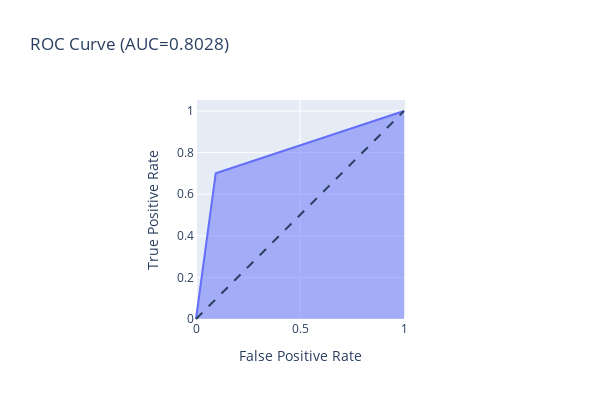
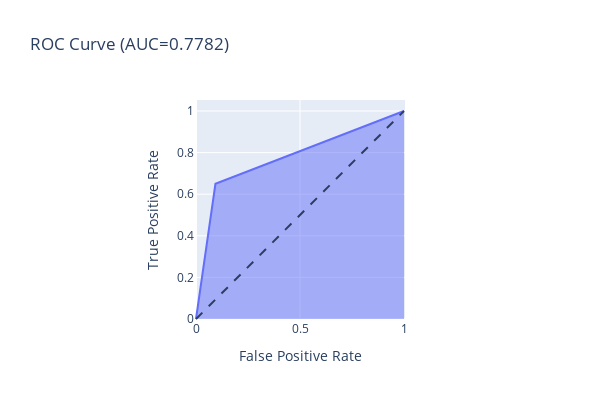

Here is the notebook cell these charts were saved with, in order:
### Markdown cell above
# 7. Training model

### Code cell
models = [['Logistic Regression', LogisticRegression(solver='liblinear', random_state=42)],
        ['Random Forest Classifier', RandomForestClassifier(random_state=42)]]

models_score = []

# training
for name, model in models:
    model = model
    model.fit(X_train_scaled, y_train)
    model_pred = model.predict(X_test_scaled)
    models_score.append(accuracy_score(y_test, model_pred))

    print(name)
    print('- Training   Accuracy: %.4f ' % accuracy_score(y_train, model.predict(X_train_scaled)))
    print('- Validation Acuuracy: %.4f \n' % accuracy_score(y_test, model_pred))
    print(classification_report(y_test, model_pred))
    
    # visualize roc curve
    fpr, tpr, thresholds = roc_curve(y_test, model_pred)

    fig = px.area(x=fpr, y=tpr, title=f'ROC Curve (AUC={auc(fpr, tpr):.4f})',
                labels=dict(x='False Positive Rate', y='True Positive Rate'),
                width=600, height=400)
    fig.add_shape(type='line', line=dict(dash='dash'), x0=0, x1=1, y0=0, y1=1)

    fig.update_yaxes(scaleanchor="x", scaleratio=1)
    fig.update_xaxes(constrain='domain')
    fig.show()

    print('='*70)
    print('\n')

### Figure 1 — Plotly figure (JSON) as saved in the notebook; plotly's stock layout.template omitted (floating-point values rounded to 4 significant figures)
{"data": [{"hovertemplate": "False Positive Rate=%{x}<br>True Positive Rate=%{y}<extra></extra>", "legendgroup": "", "line": {"color": "#636efa"}, "marker": {"symbol": "circle"}, "mode": "lines", "name": "", "orientation": "v", "showlegend": false, "stackgroup": "1", "type": "scatter", "x": [0, 0.09484, 1], "xaxis": "x", "y": [0, 0.7004, 1], "yaxis": "y"}], "layout": {"height": 400, "legend": {"tracegroupgap": 0}, "shapes": [{"line": {"dash": "dash"}, "type": "line", "x0": 0, "x1": 1, "y0": 0, "y1": 1}], "title": {"text": "ROC Curve (AUC=0.8028)"}, "width": 600, "xaxis": {"anchor": "y", "constrain": "domain", "domain": [0, 1], "title": {"text": "False Positive Rate"}}, "yaxis": {"anchor": "x", "domain": [0, 1], "scaleanchor": "x", "scaleratio": 1, "title": {"text": "True Positive Rate"}}}}

### Figure 2 — Plotly figure (JSON) as saved in the notebook; plotly's stock layout.template omitted (floating-point values rounded to 4 significant figures)
{"data": [{"hovertemplate": "False Positive Rate=%{x}<br>True Positive Rate=%{y}<extra></extra>", "legendgroup": "", "line": {"color": "#636efa"}, "marker": {"symbol": "circle"}, "mode": "lines", "name": "", "orientation": "v", "showlegend": false, "stackgroup": "1", "type": "scatter", "x": [0, 0.09344, 1], "xaxis": "x", "y": [0, 0.6498, 1], "yaxis": "y"}], "layout": {"height": 400, "legend": {"tracegroupgap": 0}, "shapes": [{"line": {"dash": "dash"}, "type": "line", "x0": 0, "x1": 1, "y0": 0, "y1": 1}], "title": {"text": "ROC Curve (AUC=0.7782)"}, "width": 600, "xaxis": {"anchor": "y", "constrain": "domain", "domain": [0, 1], "title": {"text": "False Positive Rate"}}, "yaxis": {"anchor": "x", "domain": [0, 1], "scaleanchor": "x", "scaleratio": 1, "title": {"text": "True Positive Rate"}}}}
